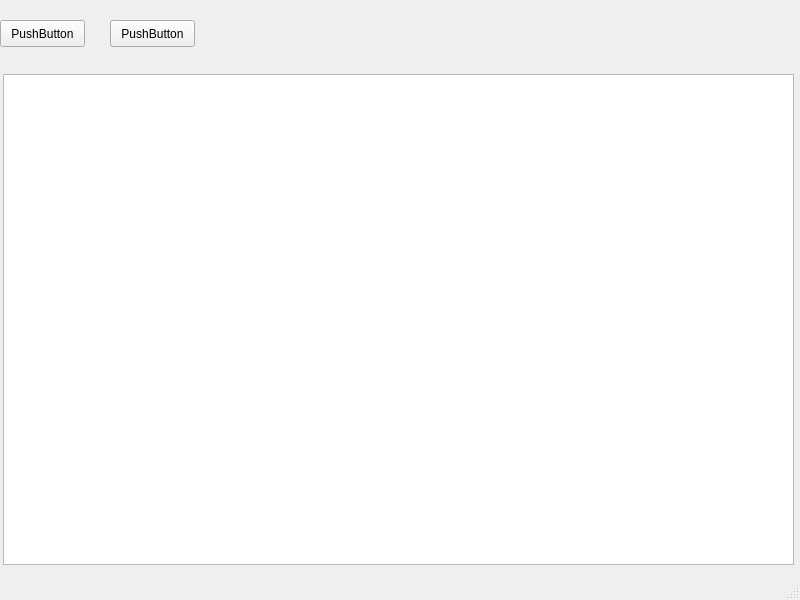
<?xml version="1.0" encoding="UTF-8"?>
<ui version="4.0">
 <class>notepad</class>
 <widget class="QMainWindow" name="notepad">
  <property name="geometry">
   <rect>
    <x>0</x>
    <y>0</y>
    <width>800</width>
    <height>600</height>
   </rect>
  </property>
  <property name="windowTitle">
   <string>MainWindow</string>
  </property>
  <widget class="QWidget" name="centralwidget">
   <widget class="QPushButton" name="openfile">
    <property name="geometry">
     <rect>
      <x>0</x>
      <y>20</y>
      <width>85</width>
      <height>27</height>
     </rect>
    </property>
    <property name="text">
     <string>PushButton</string>
    </property>
   </widget>
   <widget class="QPushButton" name="closeButton">
    <property name="geometry">
     <rect>
      <x>110</x>
      <y>20</y>
      <width>85</width>
      <height>27</height>
     </rect>
    </property>
    <property name="text">
     <string>PushButton</string>
    </property>
   </widget>
   <widget class="QTextEdit" name="textEdit">
    <property name="geometry">
     <rect>
      <x>3</x>
      <y>74</y>
      <width>791</width>
      <height>491</height>
     </rect>
    </property>
   </widget>
  </widget>
  <widget class="QMenuBar" name="menubar">
   <property name="geometry">
    <rect>
     <x>0</x>
     <y>0</y>
     <width>800</width>
     <height>20</height>
    </rect>
   </property>
  </widget>
  <widget class="QStatusBar" name="statusbar"/>
 </widget>
 <resources/>
 <connections/>
</ui>
